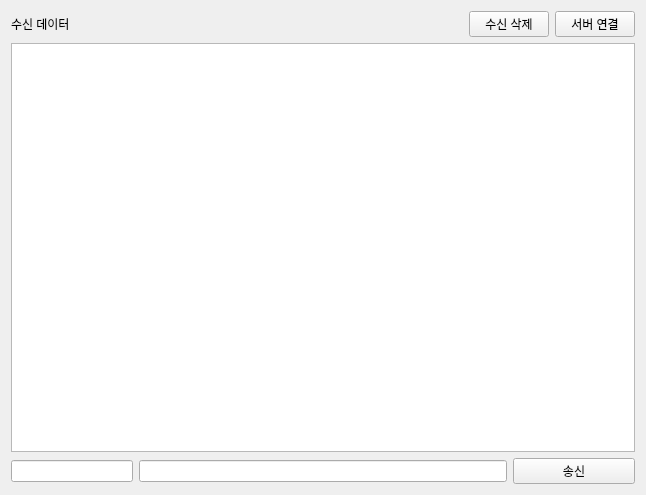
<?xml version="1.0" encoding="UTF-8"?>
<ui version="4.0">
 <class>Socket</class>
 <widget class="QWidget" name="Socket">
  <property name="geometry">
   <rect>
    <x>0</x>
    <y>0</y>
    <width>646</width>
    <height>495</height>
   </rect>
  </property>
  <property name="windowTitle">
   <string>Form</string>
  </property>
  <layout class="QGridLayout" name="gridLayout">
   <item row="0" column="0">
    <layout class="QVBoxLayout" name="verticalLayout">
     <item>
      <layout class="QHBoxLayout" name="horizontalLayout" stretch="8,1,1">
       <item>
        <widget class="QLabel" name="label">
         <property name="text">
          <string>수신 데이터</string>
         </property>
        </widget>
       </item>
       <item>
        <widget class="QPushButton" name="pPBDelete">
         <property name="text">
          <string>수신 삭제</string>
         </property>
        </widget>
       </item>
       <item>
        <widget class="QPushButton" name="pPBConnect">
         <property name="text">
          <string>서버 연결</string>
         </property>
         <property name="checkable">
          <bool>true</bool>
         </property>
         <property name="checked">
          <bool>false</bool>
         </property>
        </widget>
       </item>
      </layout>
     </item>
     <item>
      <widget class="QTextEdit" name="pTERecvData"/>
     </item>
     <item>
      <layout class="QVBoxLayout" name="verticalLayout_2">
       <item>
        <layout class="QHBoxLayout" name="horizontalLayout_2" stretch="2,6,2">
         <item>
          <widget class="QLineEdit" name="pLEId"/>
         </item>
         <item>
          <widget class="QLineEdit" name="pLESend"/>
         </item>
         <item>
          <widget class="QPushButton" name="pPBSendToId">
           <property name="text">
            <string>송신</string>
           </property>
          </widget>
         </item>
        </layout>
       </item>
      </layout>
     </item>
    </layout>
   </item>
  </layout>
 </widget>
 <resources/>
 <connections>
  <connection>
   <sender>pLEId</sender>
   <signal>returnPressed()</signal>
   <receiver>pPBSendToId</receiver>
   <slot>click()</slot>
   <hints>
    <hint type="sourcelabel">
     <x>491</x>
     <y>472</y>
    </hint>
    <hint type="destinationlabel">
     <x>537</x>
     <y>469</y>
    </hint>
   </hints>
  </connection>
 </connections>
</ui>
